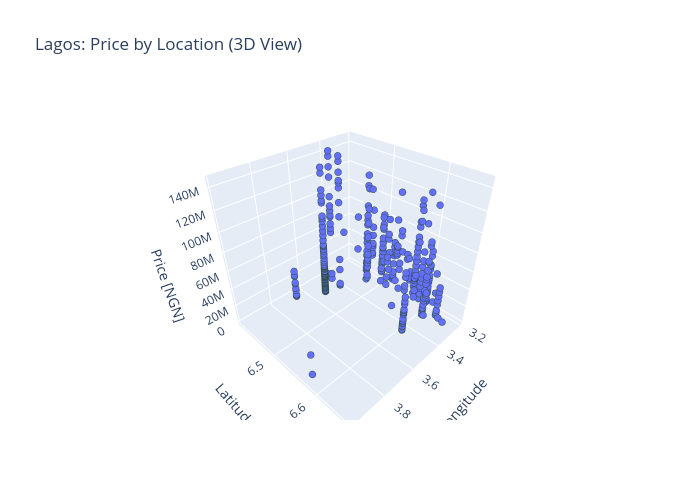

Here is the notebook cell this chart was saved with:
### Code cell
# 3D scatter: price as height, lat/lon as x-y plane
fig = px.scatter_3d(
    df,
    x='lon',
    y='lat',
    z='price',
    labels={'lon': 'Longitude', 'lat': 'Latitude', 'price': 'Price [NGN]'},
    width=700,
    height=500,
    title='Lagos: Price by Location (3D View)'
)
fig.update_traces(
    marker={'size': 4, 'line': {'width': 2, 'color': 'DarkSlateGrey'}},
    selector={'mode': 'markers'}
)
fig.show()

### Figure 1 — Plotly figure (JSON) as saved in the notebook; plotly's stock layout.template omitted (floating-point values rounded to 4 significant figures; data arrays with more than 128 entries replaced by an {"elided": "..."} marker saying what was removed)
{"data": [{"hovertemplate": "Longitude=%{x}<br>Latitude=%{y}<br>Price [NGN]=%{z}<extra></extra>", "legendgroup": "", "marker": {"color": "#636efa", "line": {"color": "DarkSlateGrey", "width": 2}, "size": 4, "symbol": "circle"}, "mode": "markers", "name": "", "scene": "scene", "showlegend": false, "type": "scatter3d", "x": {"elided": "769 float values"}, "y": {"elided": "769 float values"}, "z": {"elided": "769 float values"}}], "layout": {"height": 500, "legend": {"tracegroupgap": 0}, "scene": {"domain": {"x": [0, 1], "y": [0, 1]}, "xaxis": {"title": {"text": "Longitude"}}, "yaxis": {"title": {"text": "Latitude"}}, "zaxis": {"title": {"text": "Price [NGN]"}}}, "title": {"text": "Lagos: Price by Location (3D View)"}, "width": 700}}
